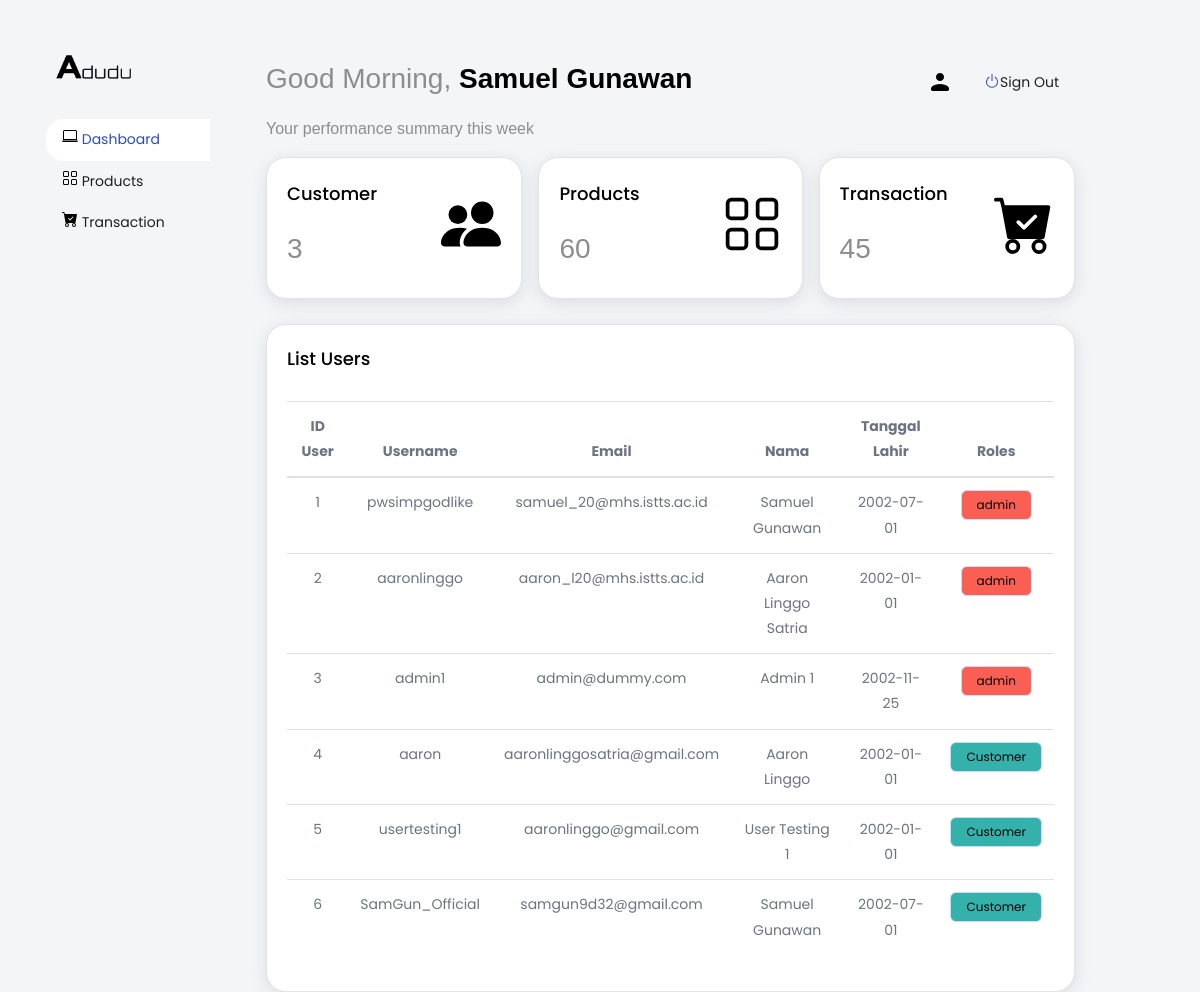
/admin/index.php (signed in), run on the app's committed database.
### tables this page shows
CREATE TABLE `users` (
  `id_user` int(16) NOT NULL,
  `username` varchar(100) NOT NULL,
  `email` varchar(100) NOT NULL,
  `nama` varchar(100) NOT NULL,
  `tanggal_lahir` date NOT NULL,
  `password` varchar(100) NOT NULL,
  `roles` varchar(100) NOT NULL,
  `first_name` varchar(255) NOT NULL,
  `last_name` varchar(255) NOT NULL
);

### admin/index.php (the view, shortened to what this page needs)
<?php
    require_once("../controller/connection.php");
    if(!isset($_SESSION['active'])) {
        header('Location: ../index.php');
    } else {
        $id_user = $_SESSION['active'];
        $stmt = $conn->prepare("SELECT * FROM users WHERE id_user=$id_user");
        $stmt->execute();
        $admin = $stmt->get_result()->fetch_assoc();
    }
    $stmt = $conn->prepare("SELECT * FROM users");
    $stmt->execute();
    $users = $stmt->get_result()->fetch_all(MYSQLI_ASSOC);
    $stmt = $conn->prepare("SELECT * FROM users where roles = 'Customer'");
    $stmt->execute();
    $cust = $stmt->get_result()->fetch_all(MYSQLI_ASSOC);
    $stmt = $conn->prepare("SELECT * FROM sepatu");
    $stmt->execute();
    $sepatu = $stmt->get_result()->fetch_all(MYSQLI_ASSOC);
    $stmt = $conn->prepare("SELECT * FROM payment");
    $stmt->execute();
    $payment = $stmt->get_result()->fetch_all(MYSQLI_ASSOC);
?>
<!DOCTYPE html>
<html lang="en-US">
    <head>
        <?php require_once("./section/connection_head.php") ?>
        <link rel="stylesheet" href="style.css">
    </head>
    <body class="main-layout" style="background-color: #f4f5f7;">
        <div class="row">
            <div class="col-lg-2">
                <div class="header_section" style="min-height: 100vh; background-color: transparent;">
                    <div class="container">
                        <div class="d-flex flex-column flex-shrink-0 p-3 bg-light">
                            <a href="./index.php" class="d-flex align-items-center mb-3 mb-md-0 me-md-auto link-dark text-decoration-none">
                                <span class="fs-4"><img src="../images/logo.png" alt="" style="width: 8vw;"></span>
                            </a>
                            <ul class="nav nav-pills flex-column mb-auto" style="width: 200px;">
                                <li>
                                    <a href="./index.php" class="nav-link link-dark active">
                                        <svg class="bi me-2" width="16" height="16">
                                            <use xlink:href="#dashboard_svg" />
                                        </svg>
                                        Dashboard
                                    </a>
                                </li>
                                <li>
                                    <a href="./product.php" class="nav-link link-dark">
                                        <svg class="bi me-2" width="16" height="16">
                                            <use xlink:href="#grid" />
                                        </svg>
                                        Products
                                    </a>
                                </li>
                                <li>
                                    <a href="./orders.php" class="nav-link link-dark">
                                        <svg class="bi me-2" width="16" height="16">
                                            <use xlink:href="#cart" />
                                        </svg>
                                        Transaction
                                    </a>
                                </li>
                            </ul>
                        </div>
                    </div>
                </div>
            </div>
            <div class="col-lg-10">
                <div class="navbar-menu-wrapper d-flex align-items-top justify-content-between">
                    <div class="navbar-nav">
                        <div class="nav-item font-weight-semibold d-none d-lg-block ms-0">
                            <h1 class="welcome-text">Good Morning, <span class="text-black fw-bold"><?= $admin['nama'] ?></span></h1>
                            <h3 class="welcome-sub-text">Your performance summary this week </h3>
                        </div>
                    </div>
                    <div class="ms-auto d-flex align-items-center">
                        <div class="nav-item dropdown d-none d-lg-block user-dropdown">
                            <a class="nav-link" id="UserDropdown" href="./" data-bs-toggle="dropdown" aria-expanded="false">
                                <img class="img-xs rounded-circle" src="../images/user_24px_black.png" alt="Profile image">
                            </a>
                        </div>
                        <div class="nav-item dropdown d-none d-lg-block user-dropdown">
                            <a class="nav-link" id="UserDropdown" href="../logout.php" style="display: flex; align-items: center; flex-direction: row;">
                                <svg xmlns="http://www.w3.org/2000/svg" width="16" height="16" fill="currentColor" class="bi bi-power" viewBox="0 0 16 16" style="color: #2a4bc0;">
                                    <path d="M7.5 1v7h1V1h-1z" />
                                    <path d="M3 8.812a4.999 4.999 0 0 1 2.578-4.375l-.485-.874A6 6 0 1 0 11 3.616l-.501.865A5 5 0 1 1 3 8.812z" />
                                </svg>
                                <span style="margin-top: 0.5vh;">
                                    Sign Out
                                </span>
                            </a>
                        </div>
                    </div>
                </div>
                <div class="navbar-menu-wrapper">
                    <div class="d-flex">
                        <a href="./index.php" style="margin-right: 2vh; width: 33%;">
                            <div class="card">
                                <div class="card-body">
                                    <div class="d-flex justify-content-between align-items-center">
                                        <div>
                                            <div class="card-title">Customer</div>
                                            <div class="welcome-text"><?= count($cust) ?></div>
                                        </div>
                                        <div>
                                            <svg class="bi me-2" width="60" height="60">
                                                <use xlink:href="#customer" />
                                            </svg>
                                        </div>
                                    </div>
                                </div>
                            </div>
                        </a>
                        <a href="./product.php" style="margin-right: 2vh; width: 34%">
                            <div class="card">
                                <div class="card-body">
                                    <div class="d-flex justify-content-between align-items-center">
                                        <div>
                                            <div class="card-title">Products</div>
                                            <div class="welcome-text"><?= count($sepatu) ?></div>
                                        </div>
                                        <div>
                                            <svg class="bi me-2" width="60" height="60">
                                                <use xlink:href="#grid" />
                                            </svg>
                                        </div>
                                    </div>
                                </div>
                            </div>
                        </a>
                        <a href="./orders.php" style="width: 33%">
                            <div class="card">
                                <div class="card-body">
                                    <div class="d-flex justify-content-between align-items-center">
                                        <div>
                                            <div class="card-title">Transaction</div>
                                            <div class="welcome-text"><?= count($payment) ?></div>
                                        </div>
                                        <div>
                                            <svg class="bi me-2" width="60" height="60">
                                                <use xlink:href="#cart" />
                                            </svg>
                                        </div>
                                    </div>
                                </div>
                            </div>
                        </a>
                    </div>
                    <br>
                    <div class="card">
                        <div class="card-body">
                            <h4 class="card-title">List Users</h4>
                            <div class="table-responsive" id="tableUpdate">
                                <table class="table table-hover" style="text-align: center;">
                                    <thead>
                                        <tr>
                                            <th>ID User</th>
                                            <th>Username</th>
                                            <th>Email</th>
                                            <th>Nama</th>
                                            <th>Tanggal Lahir</th>
                                            <th>Roles</th>
                                        </tr>
                                    </thead>
                                    <tbody class="dashboard_btn">
                                        <?php foreach ($users as $key => $value) { ?>
                                            <tr>
                                                <td><?= $value['id_user'] ?></td>
                                                <td><?= $value['username'] ?></td>
                                                <td><?= $value['email'] ?></td>
                                                <td><?= $value['nama'] ?></td>
                                                <td><?= $value['tanggal_lahir'] ?></td>
                                                <td>
                                                    <?php
                                                    if($value['roles'] == "admin") {
                                                        echo "<button class='btn btn-danger' style='cursor: default; margin:0; background-color: #F95F53;'>admin</button>";
                                                    } else {
                                                        echo "<button class='btn btn-success' style='cursor: default; margin:0; background-color: #34B1AA;'>Customer</button>";
                                                    }
                                                    ?>
                                                </td>
                                            </tr>
                                        <?php } ?>
                                    </tbody>
                                </table>
                            </div>
                        </div>
                    </div>
                </div>
            </div>
        </div>
    </body>
</html>

### css/style.css (style rules this page uses)
* { -webkit-transition: ease all 0.5s; -moz-transition: ease all 0.5s; transition: ease all 0.5s; }
*, *::after, *::before { -webkit-box-sizing: border-box !important; -moz-box-sizing: border-box !important; box-sizing: border-box !important; }
html, body { height: 100%; min-height: 100%; overflow-x: hidden; }
html { scroll-behavior: smooth!important; }
body { color: #666; font-family: Poppins; font-size: 14px; font-weight: normal; line-height: 1.8; }
a { color: #1f1f1f; outline: none !important; text-decoration: none !important; }
a, .btn { -webkit-transition: all 0.3s ease-in-out 0s; -moz-transition: all 0.3s ease-in-out 0s; -ms-transition: all 0.3s ease-in-out 0s; -o-transition: all 0.3s ease-in-out 0s; transition: all 0.3s ease-in-out 0s; }
h1, h2, h3, h4, h5, h6 { color: #111; font-weight: normal; letter-spacing: 0; line-height: normal; margin: 0; padding-bottom: 10px; position: relative; }
h1 { font-size: 24px; }
h3 { font-size: 18px; }
h4 { font-size: 16px; }
ul, li, ol { list-style: none; margin: 0px; padding: 0px; }
button { cursor: pointer; border: 0; margin: 0; padding: 0; }
.flex-column { flex-flow: column; }
.bg-light { background-color: transparent !important; }

### css/responsive.css (style rules this page uses)
@media (min-width: 576px) { .navbar-nav { flex-wrap: wrap; padding-top: 20px; } }
@media (min-width: 992px) { img { max-width: 90%; } }
@media (min-width: 992px) { .btn { font-size: 0.9rem; } }
@media (min-width: 992px) { .navbar-nav { padding-top: 0; } }
@media (min-width: 1200px) { img { max-width: 100%; height: auto; } }
@media (min-width: 1200px) { .btn { font-size: 1rem; } }

### admin/style.css (style rules this page uses)
.nav-pills .nav-link.active { background-color: #ffffff; border-radius: 1.5vw; color: #2a4bc0; }
.welcome-text { font-family: "Manrope", sans-serif; font-style: normal; font-weight: normal; font-size: 28px; line-height: 38px; color: #8D8D8D; margin-bottom: 10px; }
.text-black { color: #000000 }
.fw-bold { font-weight: 700 !important; }
.welcome-sub-text { font-family: "Manrope", sans-serif; font-style: normal; font-weight: normal; font-size: 16px; line-height: 22px; color: #8D8D8D; margin-bottom: 0; }
.navbar-menu-wrapper { background: #F4F5F7; transition: width 0.25s ease; color: #6C7383; padding-left: 3.5rem; padding-top: 30px; padding-bottom: 25px; width: calc(100% - 5rem); height: 97px; }
.card { box-shadow: 0 0 0 0 rgb(90 113 208 / 11%), 0 4px 16px 0 rgb(167 175 183 / 33%); transition: background 0.25s ease; position: relative; display: flex; flex-direction: column; min-width: 0; word-wrap: break-word; background-color: #fff; background-clip: border-box; border: 1px solid #e3e3e3; border-radius: 20px; }
.dashboard_btn button { padding: 8px 15px; border: 1px solid #CADDFF; box-sizing: border-box; border-radius: 6px; color: #000000; font-weight: 400; font-size: 12px; line-height: 12px; margin-bottom: 12px; margin-right: 12px; align-items: center; }
.card-title { color: #010101; margin-bottom: 1.2rem; text-transform: capitalize; font-size: 1.125rem; font-weight: 500; }
.row { flex-shrink: 0; width: 100%; max-width: 100%; padding-right: 15px; padding-left: 15px; margin-top: 30px; }

### data on the page
users: nama "Samuel Gunawan", id_user "1", username "pwsimpgodlike", email "samuel_20@mhs.istts.ac.id", tanggal_lahir "2002-07-01", roles "admin"
users: id_user "2", username "aaronlinggo", email "aaron_l20@mhs.istts.ac.id", nama "Aaron Linggo Satria", tanggal_lahir "2002-01-01", roles "admin"
users: id_user "3", username "admin1", email "admin@dummy.com", nama "Admin 1", tanggal_lahir "2002-11-25", roles "admin"
users: id_user "4", username "aaron", email "aaronlinggosatria@gmail.com", nama "Aaron Linggo", tanggal_lahir "2002-01-01", roles "Customer"
users: id_user "5", username "usertesting1", email "aaronlinggo@gmail.com", nama "User Testing 1", tanggal_lahir "2002-01-01", roles "Customer"
users: id_user "6", username "SamGun_Official", email "samgun9d32@gmail.com", nama "Samuel Gunawan", tanggal_lahir "2002-07-01", roles "Customer"

### other printed values
count($cust) "3"
count($sepatu) "60"
count($payment) "45"
